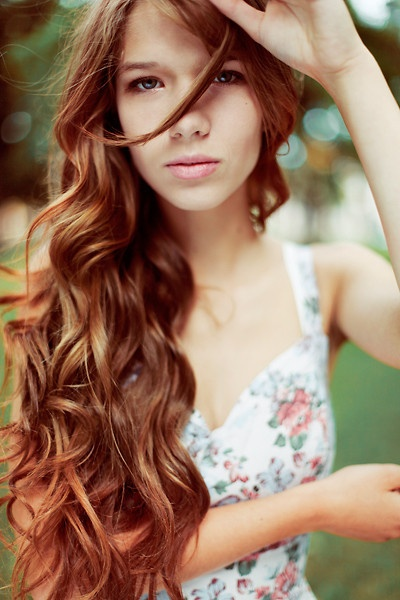
//> input picture 矩/矩/1.jpg, 400 x 600 px
$ ./源   (built with g++ and OpenCV 4)
//> lines starting //> are read from the running program, lines starting //| are printed output that depends on the picture; after the words box and inside, x2 and y2 are one past the last pixel; in counts of white or black regions, pixels touching at a corner belong together
#include<opencv2/highgui/highgui.hpp>
#include<opencv2/imgproc/imgproc.hpp>
#include<iostream>
using namespace cv;
using namespace std;

Mat g_srcImage, g_grayImage;
int g_nThresh = 100;//阈值初始值
int g_nMaxThresh = 255;//阈值最大值
Mat g_cannyMat_output;
vector<vector<Point>> g_vContours;//轮廓
vector<Vec4i> g_vHierarchy;//层次

void on_ThreshChange(int, void*);//回调函数，改变阈值

int main()
{
	g_srcImage = imread("1.jpg", 1);
//> g_srcImage is the input picture: 600 rows x 400 cols, CV_8UC3; mean B, G, R 98.3, 120, 152.7
	cvtColor(g_srcImage, g_grayImage, COLOR_BGR2GRAY);//转化为灰度图
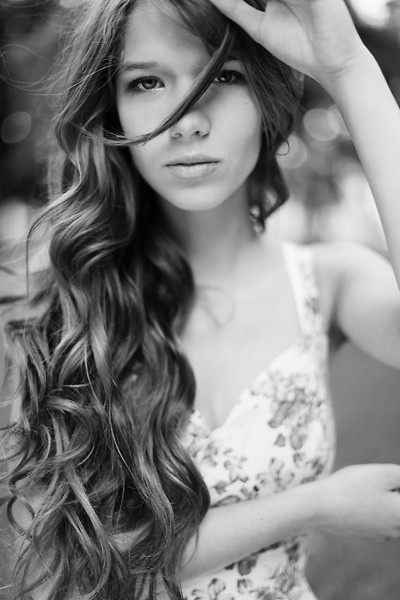
//> g_grayImage: 600 rows x 400 cols, CV_8UC1; min 0, max 251, mean 127.3
	blur(g_grayImage, g_grayImage, Size(3, 3));//降噪

	imshow("原始图", g_srcImage);

	createTrackbar("阈值", "原始图", &g_nThresh, g_nMaxThresh, on_ThreshChange);
	on_ThreshChange(0, 0);

	waitKey(0);
	return 0;
}

void on_ThreshChange(int ,void* )
{
	Canny(g_grayImage, g_cannyMat_output, g_nThresh, g_nThresh * 2, 3);
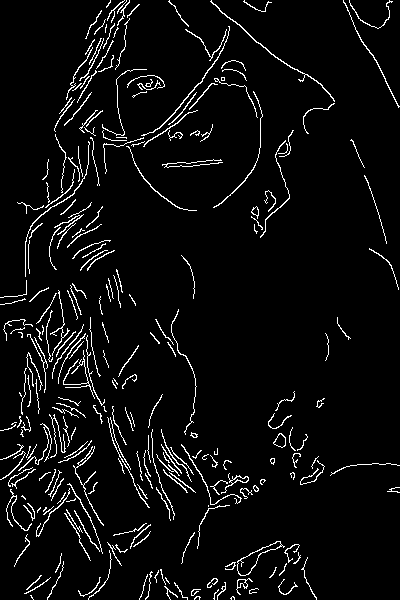
//> g_cannyMat_output: 600 rows x 400 cols, CV_8UC1; 5% white in thin lines or dots

	//寻找轮廓
	findContours(g_cannyMat_output, g_vContours, g_vHierarchy, RETR_TREE, CHAIN_APPROX_SIMPLE, Point(0, 0));
//> g_vContours = 278 contours, 234 with area under 20; largest, box (x1, y1, x2, y2) and area: (237, 541, 285, 576) 449, (237, 541, 282, 576) 415, (273, 433, 286, 448) 113, (273, 433, 286, 448) 102, (210, 0, 335, 102) 98; g_vHierarchy = 278 items, first 8: [1, -1, -1, -1], [2, 0, -1, -1], [3, 1, -1, -1], [4, 2, -1, -1], [5, 3, -1, -1], [6, 4, -1, -1], [7, 5, -1, -1], [9, 6, 8, -1]

	//计算矩
	vector<Moments>mu(g_vContours.size());
//> mu = 278 items
	for (unsigned int i = 0; i < g_vContours.size(); i++)
	{
		mu[i] = moments(g_vContours[i], false);
	}

	//绘制轮廓
	Mat drawing = Mat::zeros(g_cannyMat_output.size(), CV_8UC3);
	for (unsigned int i = 0; i < g_vContours.size(); i++)
	{
		Scalar color = Scalar(255, 255, 255);
		drawContours(drawing, g_vContours, i, color, 2, 8, g_vHierarchy, 0, Point());
	}
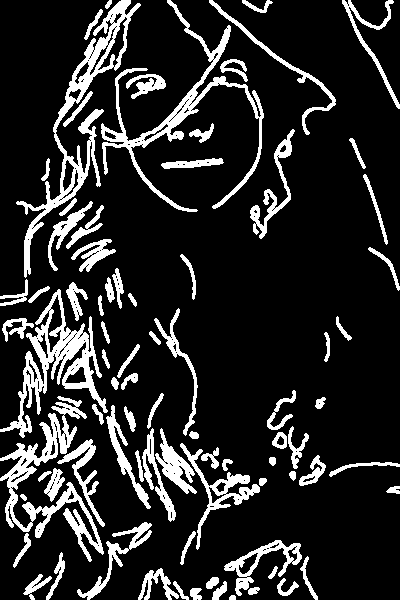
//> drawing: 600 rows x 400 cols, CV_8UC3; 15.6% white; 82 white regions, largest, box (x1, y1, x2, y2) and area: (16, 0, 141, 278) 4317, (0, 289, 108, 438) 3893, (0, 396, 104, 562) 3870

	imshow("图像轮廓", drawing);

	printf("\t 输出内容：面积与轮廓长度\n");
	for (unsigned int i = 0; i < g_vContours.size(); i++)
		printf("轮廓[%d]的面积=%.2f,长度：%.2f \n\n", i, contourArea(g_vContours[i]), arcLength(g_vContours[i], true));
//> this loop made 278 passes
//| 轮廓[0]的面积=2.50,长度：15.90
//| 轮廓[1]的面积=4.00,长度：19.31
//| 轮廓[2]的面积=1.50,长度：11.07
//| 轮廓[3]的面积=3.50,长度：24.73
//| 轮廓[4]的面积=5.50,长度：44.38
//| 轮廓[5]的面积=1.00,长度：40.14
//| 轮廓[6]的面积=11.50,长度：59.01
//| 轮廓[7]的面积=18.50,长度：46.04
//> (output is shown up to pass 8 of 278)
}
